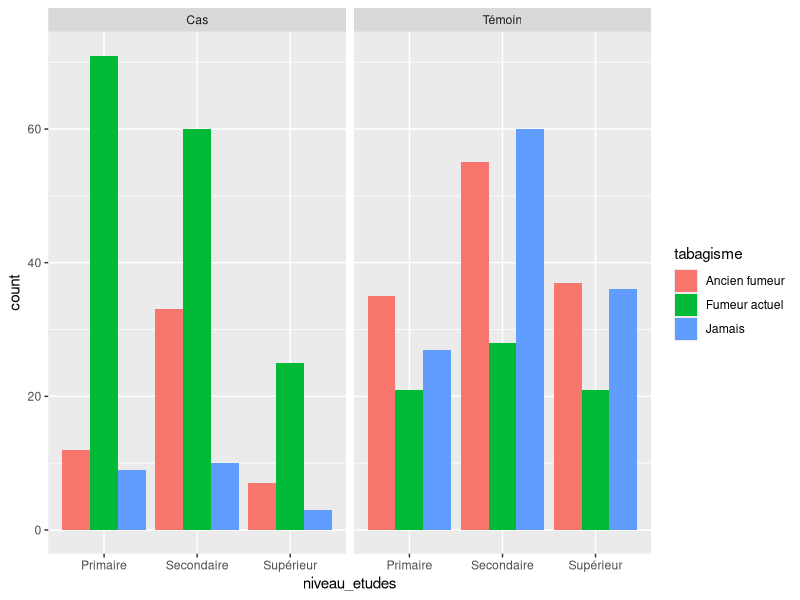
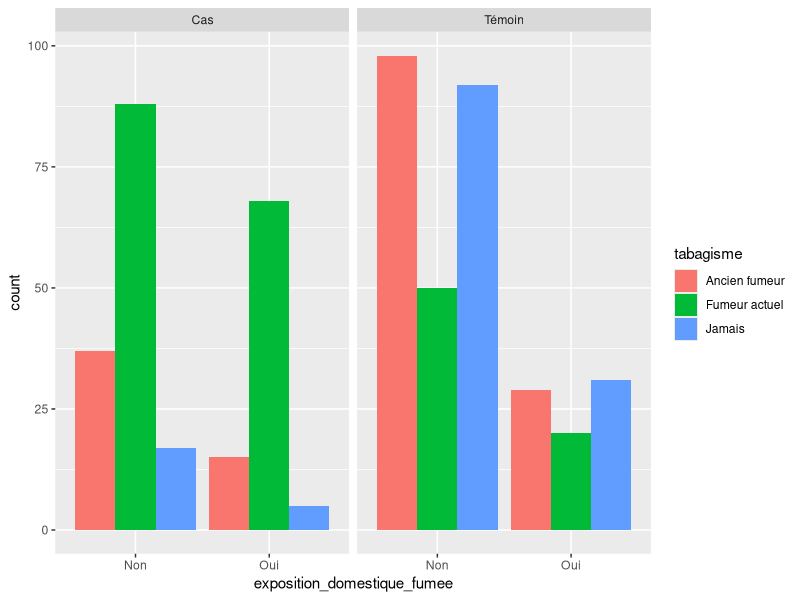
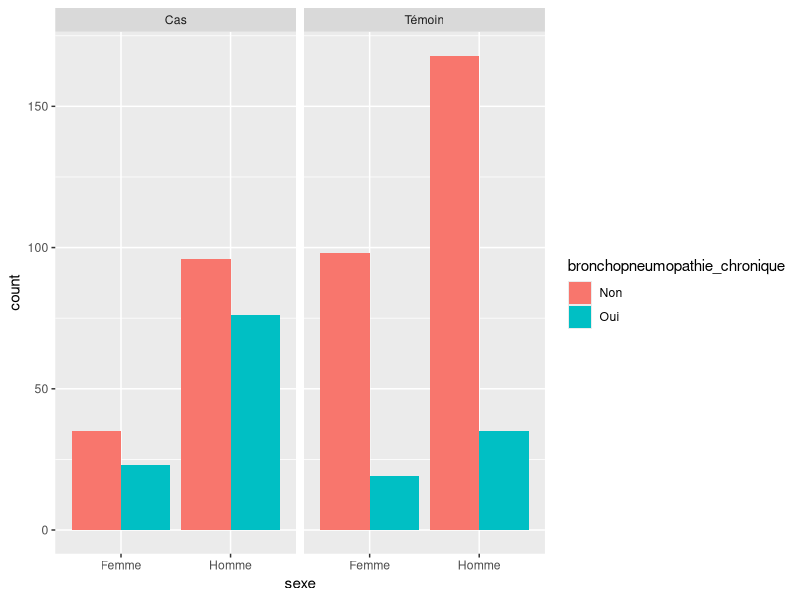

Recreate these plots in R, in order.
## ---- chunk 1
library(ggplot2)
library(dplyr)
library(stringr)
library(MASS)
## ---- chunk 2
CancerPoumon <- read.csv("CancerPoumongood.csv", sep=";")
head(CancerPoumon)
## ---- chunk 3
#attach(CancerPoumon)
## ---- chunk 4
# Informations sur la table de donnée
str(CancerPoumon)
## ---- chunk 5
colSums(is.na(CancerPoumon))
## ---- chunk 6
summary(factor(CancerPoumon$statut_cas_temoin))
## ---- chunk 7
ggplot(CancerPoumon, aes(x=niveau_etudes, fill=tabagisme)) +
  facet_wrap(~statut_cas_temoin) +
  geom_bar(position="dodge")
## ---- chunk 8
ggplot(CancerPoumon, aes(x=exposition_domestique_fumee, fill=tabagisme)) +
  facet_wrap(~statut_cas_temoin) +
  geom_bar(position="dodge")
## ---- chunk 9
ggplot(CancerPoumon, aes(x=sexe, fill=bronchopneumopathie_chronique)) +
  facet_wrap(~statut_cas_temoin) +
  geom_bar(position="dodge")
## ---- chunk 10
CancerPoumon$statut_cas_temoin <- ifelse(CancerPoumon$statut_cas_temoin=="Cas", 1, 0)
CancerPoumon <- CancerPoumon %>%
  mutate(age=as.numeric(str_replace(age, ",", ".")))
head(CancerPoumon)
## ---- chunk 11
res_log_quanti <- glm(statut_cas_temoin ~ age + imc, family=binomial, data=CancerPoumon)
res_log_quanti

res_log_quanti2 <- glm(statut_cas_temoin ~ imc, family=binomial, data=CancerPoumon)
res_log_quanti2

res_log_quanti3 <- glm(statut_cas_temoin ~ age, family=binomial, data=CancerPoumon)
res_log_quanti3

res_log_quanti4 <- glm(statut_cas_temoin ~ age*imc , family=binomial, data=CancerPoumon)
res_log_quanti4

res_log_quanti5 <- glm(statut_cas_temoin ~ age:imc , family=binomial, data=CancerPoumon)
res_log_quanti5
## ---- chunk 12
confint(res_log_quanti)

confint(res_log_quanti2)

confint(res_log_quanti3)

confint(res_log_quanti4)

confint(res_log_quanti5)

anova(res_log_quanti, res_log_quanti2)
anova(res_log_quanti, res_log_quanti3)
anova(res_log_quanti4, res_log_quanti)
anova(res_log_quanti, res_log_quanti5)

AIC(res_log_quanti, res_log_quanti2, res_log_quanti3, res_log_quanti4, res_log_quanti5)
## ---- chunk 13
confint(res_log_quanti)
